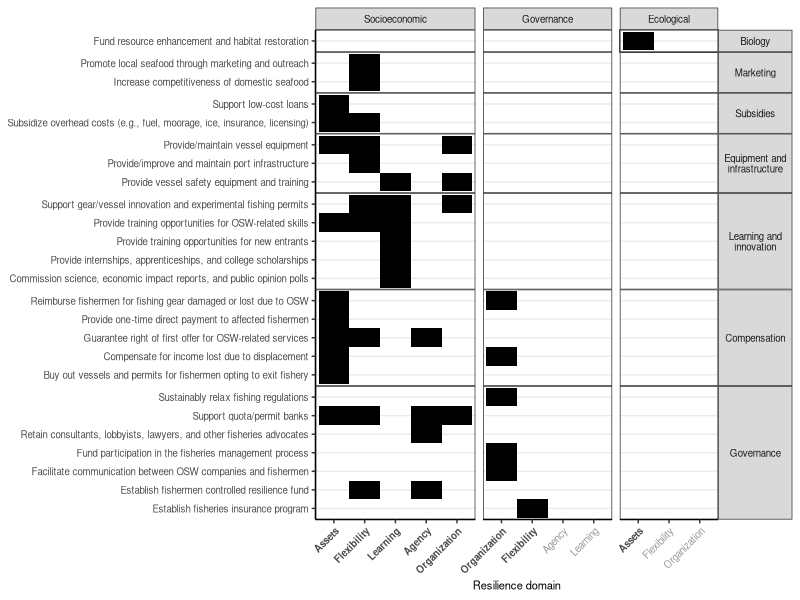

Here is the R script that generated this plot: (Note: this script raises an error after producing the figure.)


# Clear workspace
rm(list = ls())

# Setup
################################################################################

# Packages
library(stringr)
library(tidyverse)
library(ggtext)

# Directories
tabledir <- "tables"
plotdir <- "figures"

# Read data
actions_orig <- readxl::read_excel("data/actions/action_database.xlsx", sheet=1)
measures_orig <- readxl::read_excel("data/actions/action_database.xlsx", sheet=2)
att_key <- readxl::read_excel("data/actions/action_database.xlsx", sheet=3)


# Build data
################################################################################

# Domains per dimension
se_domains <- c("Assets", "Flexibility", "Learning", "Agency", "Organization")
gov_domains <- c("Organization", "Flexibility", "Agency","Learning")
eco_domains <- c("Assets", "Flexibility", "Organization")

# Domain ids
domain_ids <- c(paste("Socioeconomic", se_domains, sep="_"),
                paste("Governance", gov_domains, sep="_"),
                paste("Ecological", eco_domains, sep="_"))

# Bold ids
bold_ids <- c(
  "Socioeconomic_Agency",
  "Socioeconomic_Assets",
  "Socioeconomic_Flexibility",
  "Socioeconomic_Learning",
  "Socioeconomic_Organization",
  "Governance_Flexibility",
  "Governance_Organization",
  "Ecological_Assets"
)

# Build measures data
measures <- measures_orig %>% 
  # Simplify
  select(category, strategy, attributes) %>% 
  # Split
  separate(attributes, sep=", ", into=paste0("attribute", 1:5)) %>% 
  # Gather
  gather(key="num", value="attribute", 3:ncol(.)) %>% 
  # Clean up
  select(-num) %>% 
  filter(!is.na(attribute)) %>% 
  # Add
  left_join(att_key) %>% 
  # Reduce to category, strategy, domain, dimension
  select(category, strategy, domain, dimension) %>% 
  unique() %>% 
  # Order
  mutate(dimension=factor(dimension, levels=c("Socioeconomic", "Governance", "Ecological"))) %>% 
  # Add domain id
  mutate(domain_id=paste(dimension, domain, sep="_") %>% factor(., levels=domain_ids)) %>% 
  # Present?
  mutate(supported_yn="yes")

# Build template
measures_full <- expand.grid(strategy=unique(measures$strategy),
                             domain_id=domain_ids) %>% 
  # Add whether domain id is supported
  left_join(measures %>% select(strategy, domain_id, supported_yn)) %>% 
  # Seperate domain id into dimension/domain
  separate(domain_id, into=c("dimension", "domain"), sep="_", remove=F) %>% 
  # Order dimension
  mutate(dimension=factor(dimension, levels=c("Socioeconomic", "Governance", "Ecological"))) %>% 
  # Add category
  left_join(measures_orig %>% select(category, strategy)) %>% 
  mutate(category=recode(category, 
                         "Learning"="Learning and\ninnovation",
                         "Infrastructure"="Equipment and\ninfrastructure")) %>% 
  mutate(category=factor(category, levels=c("Biology",
                                             "Marketing",
                                             "Subsidies",
                                             "Equipment and\ninfrastructure",
                                             "Learning and\ninnovation",
                                             "Compensation",
                                             "Governance")))

# Most commonly support domains
measures %>% count(dimension, domain) %>% 
  arrange(dimension, desc(n))


# Plot data
################################################################################

# Base theme
base_theme <-  theme(axis.text=element_text(size=7),
                   axis.title=element_text(size=8),
                   legend.text=element_text(size=7),
                   legend.title=element_text(size=8),
                   plot.tag=element_text(size=9),
                   strip.text = element_text(size=7),
                   # Gridlines
                   panel.grid.major.x = element_blank(), 
                   panel.grid.minor.x = element_blank(),
                   panel.background = element_blank(), 
                   axis.line = element_line(colour = "black"),
                   # Legend
                   legend.key.size = unit(0.2, "cm"),
                   legend.key = element_rect(fill = NA, color=NA),
                   legend.background = element_rect(fill=alpha('blue', 0)))

# Plot
g <- ggplot(measures_full, aes(x = domain_id, y = strategy, fill = supported_yn)) +
  # Facet
  facet_grid(category~dimension, scales = "free", space = "free") +
  geom_tile() +
  # Lables
  labs(x = "Resilience domain", y = "") +
  # X-axis labels
  scale_x_discrete(
    labels = function(x) {
      label <- sub("^[^_]+_", "", x)
      
      ifelse(
        x %in% bold_ids,
        paste0("<span style='color:grey30'><b>", label, "</b></span>"),
        paste0("<span style='color:grey60'>", label, "</span>")
      )
    }
  ) +
  # Legend
  scale_fill_manual(values = "black", na.value = NA) +
  # Theme
  theme_bw() +
  base_theme +
  theme(legend.position = "none",
        axis.title.y=element_blank(),
        strip.text.y.right = element_text(angle = 0), # Horizontal right-side labels
        panel.spacing.y = grid::unit(0, "lines"),     # Remove vertical facet spacing
        axis.text.x = ggtext::element_markdown(angle = 45, vjust = 1, hjust = 1))
g

# Export figure
ggsave(g, filename=file.path(plotdir, "Fig4_measures_by_res_domain_w_catg.png"), 
       width=6.5, height=4, units="in", dpi=600, bg="white")
